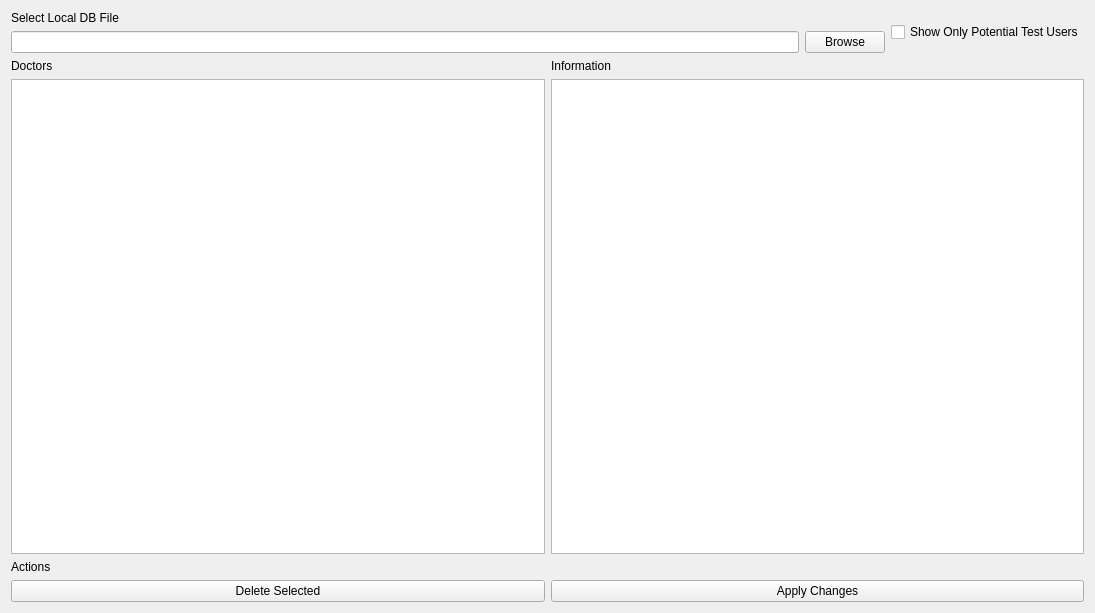
<?xml version="1.0" encoding="UTF-8"?>
<ui version="4.0">
 <class>DBView</class>
 <widget class="QMainWindow" name="DBView">
  <property name="geometry">
   <rect>
    <x>0</x>
    <y>0</y>
    <width>1095</width>
    <height>613</height>
   </rect>
  </property>
  <property name="windowTitle">
   <string>VM Local DB Browser</string>
  </property>
  <widget class="QWidget" name="centralWidget">
   <layout class="QVBoxLayout" name="verticalLayout_5">
    <item>
     <layout class="QHBoxLayout" name="horizontalLayout_3">
      <item>
       <layout class="QVBoxLayout" name="verticalLayout_3">
        <item>
         <widget class="QLabel" name="label_3">
          <property name="text">
           <string>Select Local DB File</string>
          </property>
         </widget>
        </item>
        <item>
         <layout class="QHBoxLayout" name="horizontalLayout">
          <item>
           <widget class="QLineEdit" name="leLocalDB"/>
          </item>
          <item>
           <widget class="QPushButton" name="pbBrowse">
            <property name="text">
             <string>Browse</string>
            </property>
           </widget>
          </item>
         </layout>
        </item>
       </layout>
      </item>
      <item>
       <widget class="QCheckBox" name="checkBox">
        <property name="text">
         <string>Show Only Potential Test Users</string>
        </property>
       </widget>
      </item>
     </layout>
    </item>
    <item>
     <layout class="QHBoxLayout" name="horizontalLayout_2">
      <item>
       <layout class="QVBoxLayout" name="verticalLayout">
        <item>
         <widget class="QLabel" name="label">
          <property name="text">
           <string>Doctors</string>
          </property>
         </widget>
        </item>
        <item>
         <widget class="QListWidget" name="lvDoctors"/>
        </item>
       </layout>
      </item>
      <item>
       <layout class="QVBoxLayout" name="verticalLayout_2">
        <item>
         <widget class="QLabel" name="label_2">
          <property name="text">
           <string>Information</string>
          </property>
         </widget>
        </item>
        <item>
         <widget class="QTableWidget" name="twTable">
          <attribute name="horizontalHeaderCascadingSectionResizes">
           <bool>false</bool>
          </attribute>
          <attribute name="horizontalHeaderStretchLastSection">
           <bool>true</bool>
          </attribute>
          <attribute name="verticalHeaderDefaultSectionSize">
           <number>45</number>
          </attribute>
          <attribute name="verticalHeaderStretchLastSection">
           <bool>false</bool>
          </attribute>
         </widget>
        </item>
       </layout>
      </item>
     </layout>
    </item>
    <item>
     <layout class="QVBoxLayout" name="verticalLayout_4">
      <item>
       <widget class="QLabel" name="label_4">
        <property name="text">
         <string>Actions</string>
        </property>
       </widget>
      </item>
      <item>
       <layout class="QHBoxLayout" name="horizontalLayout_4">
        <item>
         <widget class="QPushButton" name="pbDeleteSelected">
          <property name="text">
           <string>Delete Selected</string>
          </property>
         </widget>
        </item>
        <item>
         <widget class="QPushButton" name="pbApplyChanges">
          <property name="text">
           <string>Apply Changes</string>
          </property>
         </widget>
        </item>
       </layout>
      </item>
     </layout>
    </item>
   </layout>
  </widget>
 </widget>
 <layoutdefault spacing="6" margin="11"/>
 <resources/>
 <connections/>
</ui>
